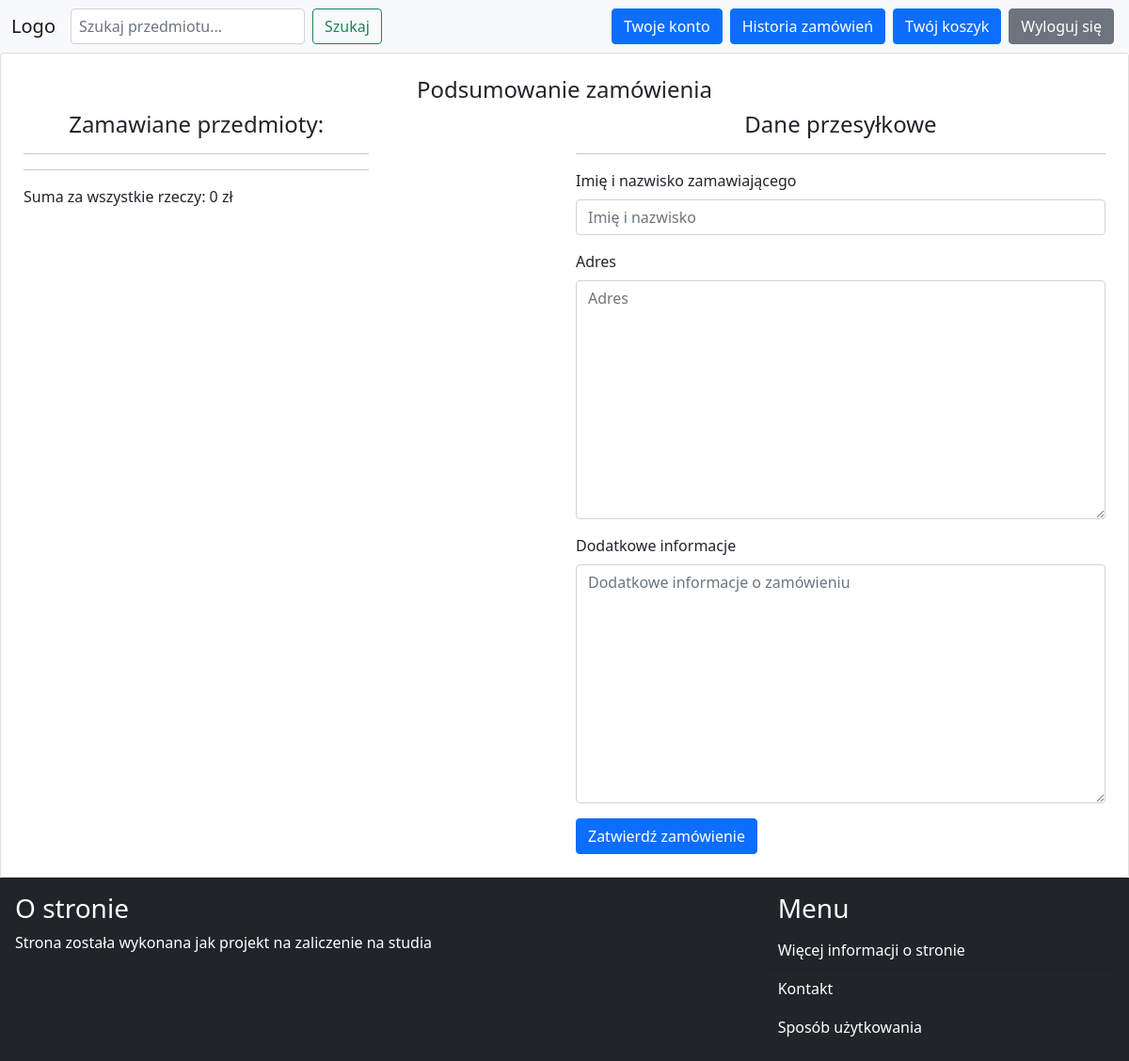
/order/submit/ (signed in), run on an earlier commit of the app's database.
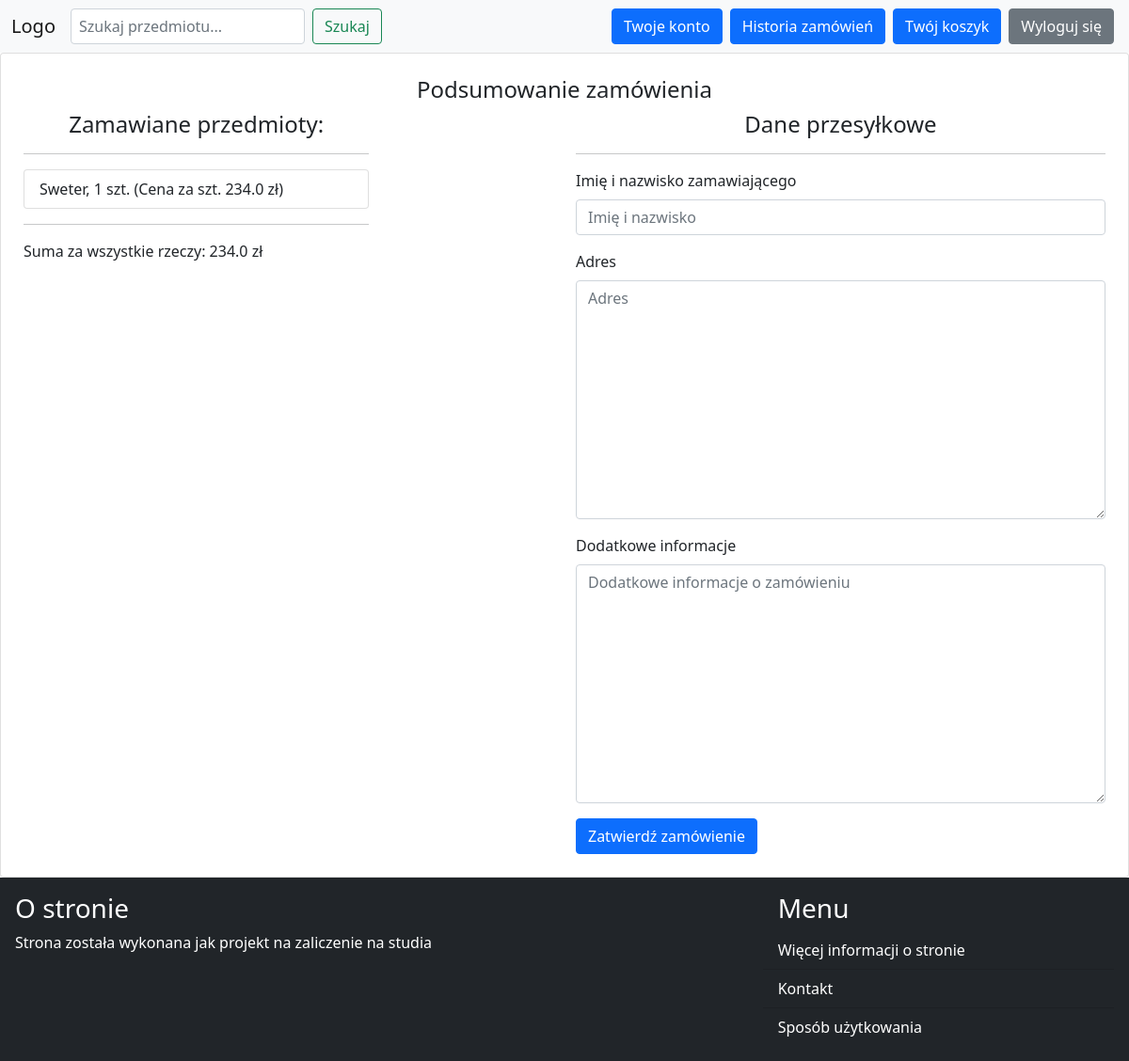
And on a later commit of the database.
### cart/models.py (models this page shows)
class UserCart(models.Model):
    item = models.ForeignKey(Item, related_name='items', on_delete=models.CASCADE)
    user = models.ForeignKey(User, related_name='user', on_delete=models.CASCADE)
    quantity = models.IntegerField()
    added_at = models.DateTimeField(auto_now_add=True)
    @staticmethod
    def total_sum(items):
        sum = 0
        for item in items:
            sum += (item.item.price * item.quantity)
        return sum

### item/models.py (models this page shows, shortened)
class Item(models.Model):
    category = models.ForeignKey(Category, related_name='items', on_delete=models.CASCADE)
    name = models.CharField(max_length=255)
    description = models.TextField(blank=True, null=True)
    price = models.FloatField()
    image = models.ImageField(upload_to='items_images', blank=True, null=True)
    created_by = models.ForeignKey(User, related_name='items', on_delete=models.CASCADE)
    created_at = models.DateTimeField(auto_now_add=True)
    quantity = models.IntegerField()

### order/views.py (the view)
# urls.py: path('submit/', views.sumbit, name='submit'),
@login_required
def sumbit(request):
    if request.method == 'POST':
        form = OrderUserDataForm(request.POST)
        if form.is_valid():
            order = Order()
            order.user = request.user
            order.save()
            orderUserData = form.save(commit=False)
            orderUserData.order = order
            items = UserCart.objects.filter(user=request.user)
            for item in items:
                itemModel = OrderItem()
                itemModel.price = item.item.price
                itemModel.quantity = item.quantity
                itemModel.item = item.item
                itemModel.order = order
                itemModel.save()
            orderUserData.save()
            delete_from_cart = UserCart.objects.filter(user=request.user)
            for item in delete_from_cart:
                item.item.quantity -= item.quantity
                item.item.save()
                item.delete()
            messages.info(request, 'Zamówienie zostało złożone')
            return redirect('/cart/cart')
    else:
        items = UserCart.objects.all()
        total_sum = UserCart.total_sum(items)
        form = OrderUserDataForm()
    return render(request, 'order/submit.html', {
        'items': items,
        'total_sum': total_sum,
        'form': form
    })

### order/forms.py
class OrderUserDataForm(forms.ModelForm):
    class Meta:
        model = OrderUserData
        fields = ('description', 'name', 'address')
        widgets = {
            'description': forms.Textarea(attrs={
                'placeholder': 'Dodatkowe informacje o zamówieniu',
                'class': class_style
            }),
            'name': forms.TextInput(attrs={
                'placeholder': 'Imię i nazwisko',
                'class': class_style
            }),
            'address': forms.Textarea(attrs={
                'placeholder': 'Adres',
                'class': class_style
            })
        }

### order/templates/order/submit.html (shortened to what this page needs)
{% extends 'core/base.html' %}
{% block content %}
    <div class="card p-4">
        <h4 class="text-center">Podsumowanie zamówienia</h4>
        <div class="row">
            <div class="col-4">
                <h4 class="text-center">Zamawiane przedmioty: </h4>
                <hr>
                {% for item in items %}
                    <ul class="list-group">
                        <li class="list-group-item">{{ item.item.name }}, {{ item.quantity }} szt. (Cena za szt. {{ item.item.price }} zł)</li>
                    </ul>
                {% endfor %}
                <hr>
                <p>Suma za wszystkie rzeczy: {{ total_sum }} zł</p>
            </div>
            <div class="col-2">
            </div>
            <div class="col-6">
                <h4 class="text-center">Dane przesyłkowe</h4>
                <hr>
                <form action="." method="post">
                    <div class="mb-3">
                        <label class="form-label">Imię i nazwisko zamawiającego</label>
                        {{ form.name }}
                    </div>
                    <div class="mb-3">
                        <label class="form-label">Adres</label>
                        {{ form.address }}
                    </div>
                    <div class="mb-3">
                        <label class="form-label">Dodatkowe informacje</label>
                        {{ form.description }}
                    </div>
                    <button typer="submit" class="btn btn-primary">Zatwierdź zamówienie</button>
                </form>
            </div>
        </div>
    </div>
{% endblock %}

What changed in the data, as far as the page shows it:
added UserCart: item.name "Sweter", quantity "1", item.price "234.0"
Also different on the page:
{{ total_sum }}: "0" → "234.0"
